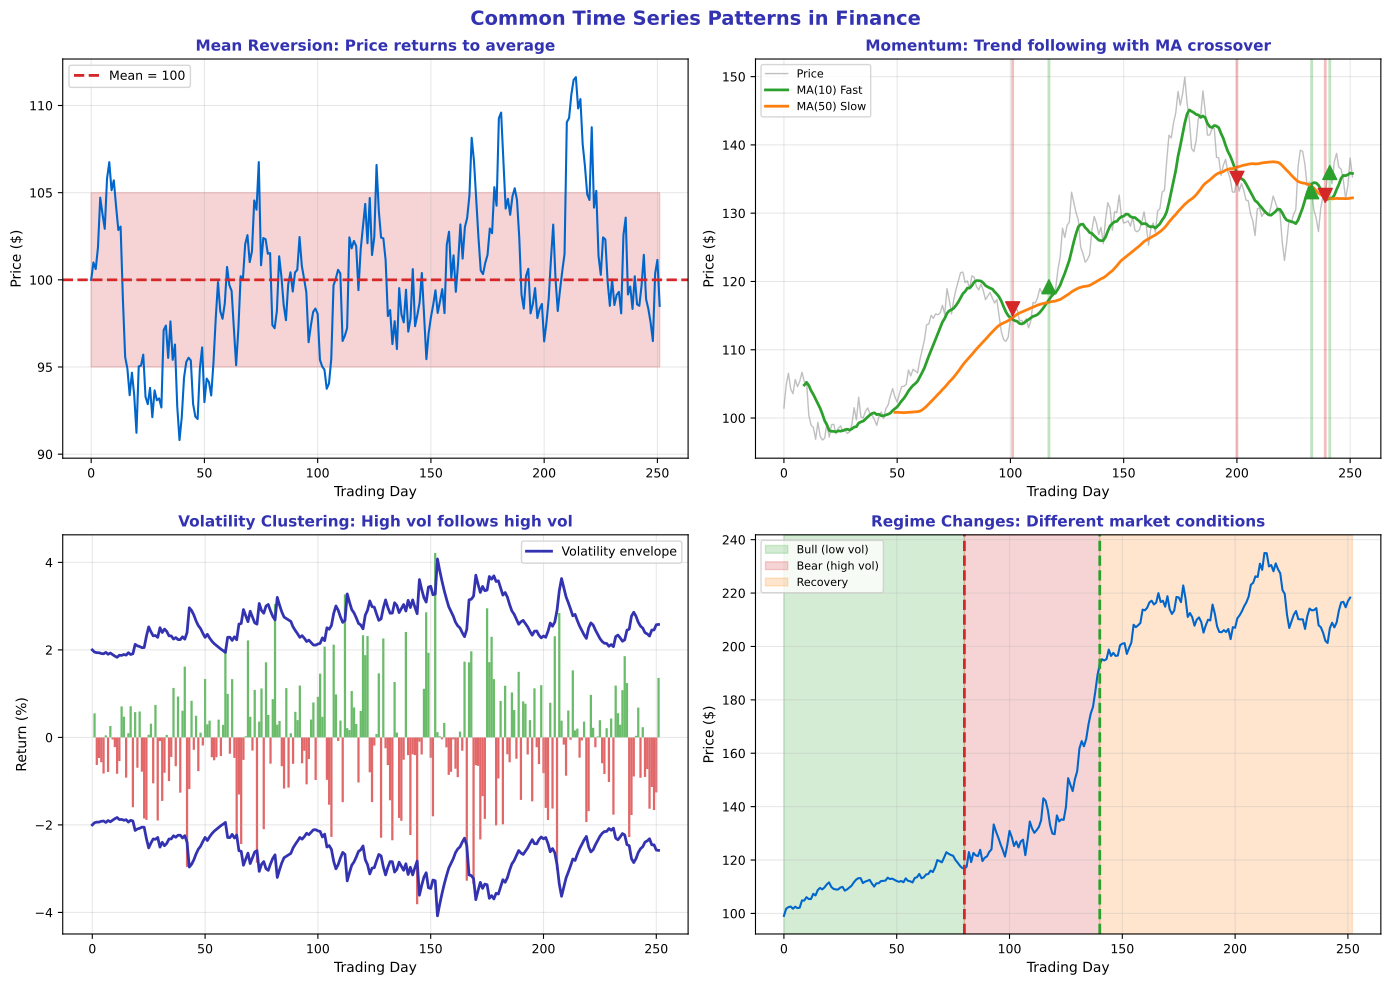

The script that saved this image:
"""Time Series Patterns - Common patterns in financial data"""
import matplotlib.pyplot as plt
import numpy as np
import pandas as pd
from pathlib import Path

# Standard matplotlib configuration
plt.rcParams.update({
    'font.size': 10,
    'axes.labelsize': 10,
    'axes.titlesize': 11,
    'xtick.labelsize': 9,
    'ytick.labelsize': 9,
    'legend.fontsize': 9,
    'figure.figsize': (10, 6),
    'figure.dpi': 150
})

# Course colors
MLPURPLE = '#3333B2'
MLLAVENDER = '#ADADE0'
MLBLUE = '#0066CC'
MLORANGE = '#FF7F0E'
MLGREEN = '#2CA02C'
MLRED = '#D62728'

np.random.seed(42)
n = 252  # One year of trading days

fig, axes = plt.subplots(2, 2, figsize=(14, 10))
fig.suptitle('Common Time Series Patterns in Finance', fontsize=14, fontweight='bold', color=MLPURPLE)

# Plot 1: Mean Reversion
ax1 = axes[0, 0]
mean_level = 100
theta = 0.1  # Speed of reversion
sigma = 2
prices_mr = [mean_level]
for _ in range(n-1):
    dp = theta * (mean_level - prices_mr[-1]) + sigma * np.random.randn()
    prices_mr.append(prices_mr[-1] + dp)

ax1.plot(prices_mr, color=MLBLUE, linewidth=1.5)
ax1.axhline(mean_level, color=MLRED, linestyle='--', linewidth=2, label=f'Mean = {mean_level}')
ax1.fill_between(range(n), mean_level - 5, mean_level + 5, alpha=0.2, color=MLRED)

ax1.set_xlabel('Trading Day', fontsize=10)
ax1.set_ylabel('Price ($)', fontsize=10)
ax1.set_title('Mean Reversion: Price returns to average', fontsize=11,
              fontweight='bold', color=MLPURPLE)
ax1.legend(fontsize=9)
ax1.grid(alpha=0.3)

# Plot 2: Momentum / Trend Following
ax2 = axes[0, 1]
drift = 0.0008
vol = 0.015
prices_trend = 100 * np.exp(np.cumsum(drift + vol * np.random.randn(n)))

# Add momentum indicator
ma_fast = pd.Series(prices_trend).rolling(10).mean()
ma_slow = pd.Series(prices_trend).rolling(50).mean()

ax2.plot(prices_trend, color='gray', linewidth=1, alpha=0.5, label='Price')
ax2.plot(ma_fast, color=MLGREEN, linewidth=2, label='MA(10) Fast')
ax2.plot(ma_slow, color=MLORANGE, linewidth=2, label='MA(50) Slow')

# Mark crossovers
for i in range(51, n):
    if ma_fast.iloc[i-1] < ma_slow.iloc[i-1] and ma_fast.iloc[i] > ma_slow.iloc[i]:
        ax2.axvline(i, color=MLGREEN, alpha=0.3, linewidth=2)
        ax2.scatter([i], [prices_trend[i]], color=MLGREEN, s=100, zorder=5, marker='^')
    elif ma_fast.iloc[i-1] > ma_slow.iloc[i-1] and ma_fast.iloc[i] < ma_slow.iloc[i]:
        ax2.axvline(i, color=MLRED, alpha=0.3, linewidth=2)
        ax2.scatter([i], [prices_trend[i]], color=MLRED, s=100, zorder=5, marker='v')

ax2.set_xlabel('Trading Day', fontsize=10)
ax2.set_ylabel('Price ($)', fontsize=10)
ax2.set_title('Momentum: Trend following with MA crossover', fontsize=11,
              fontweight='bold', color=MLPURPLE)
ax2.legend(fontsize=8)
ax2.grid(alpha=0.3)

# Plot 3: Volatility Clustering
ax3 = axes[1, 0]
# Generate GARCH-like returns
returns = np.zeros(n)
vol_series = np.zeros(n)
vol_series[0] = 0.01
alpha, beta = 0.1, 0.85

for i in range(1, n):
    vol_series[i] = np.sqrt(0.00001 + alpha * returns[i-1]**2 + beta * vol_series[i-1]**2)
    returns[i] = vol_series[i] * np.random.randn()

colors = [MLGREEN if r >= 0 else MLRED for r in returns]
ax3.bar(range(n), returns * 100, color=colors, alpha=0.7, width=1)
ax3.plot(vol_series * 100 * 2, color=MLPURPLE, linewidth=2, label='Volatility envelope')
ax3.plot(-vol_series * 100 * 2, color=MLPURPLE, linewidth=2)

ax3.set_xlabel('Trading Day', fontsize=10)
ax3.set_ylabel('Return (%)', fontsize=10)
ax3.set_title('Volatility Clustering: High vol follows high vol', fontsize=11,
              fontweight='bold', color=MLPURPLE)
ax3.legend(fontsize=9)
ax3.grid(alpha=0.3)

# Plot 4: Regime Changes
ax4 = axes[1, 1]
# Create regime-switching data
regime1 = np.random.randn(80) * 1 + 0.05  # Low vol, positive drift
regime2 = np.random.randn(60) * 3 - 0.1   # High vol, negative drift
regime3 = np.random.randn(112) * 1.5 + 0.02  # Medium vol, slight positive

returns_regime = np.concatenate([regime1, regime2, regime3])
prices_regime = 100 * np.exp(np.cumsum(returns_regime / 100))

ax4.plot(prices_regime, color=MLBLUE, linewidth=1.5)

# Shade regimes
ax4.axvspan(0, 80, alpha=0.2, color=MLGREEN, label='Bull (low vol)')
ax4.axvspan(80, 140, alpha=0.2, color=MLRED, label='Bear (high vol)')
ax4.axvspan(140, 252, alpha=0.2, color=MLORANGE, label='Recovery')

# Add regime lines
ax4.axvline(80, color=MLRED, linewidth=2, linestyle='--')
ax4.axvline(140, color=MLGREEN, linewidth=2, linestyle='--')

ax4.set_xlabel('Trading Day', fontsize=10)
ax4.set_ylabel('Price ($)', fontsize=10)
ax4.set_title('Regime Changes: Different market conditions', fontsize=11,
              fontweight='bold', color=MLPURPLE)
ax4.legend(fontsize=8, loc='upper left')
ax4.grid(alpha=0.3)

plt.tight_layout()
plt.savefig(Path(__file__).parent / 'chart.pdf', dpi=300, bbox_inches='tight')
plt.close()
